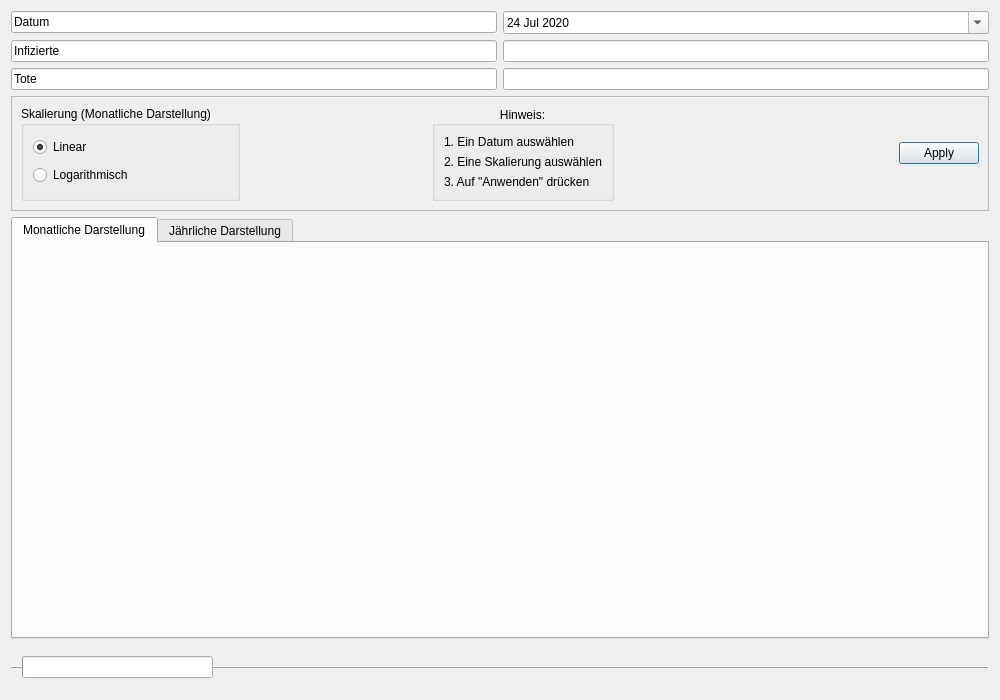
<?xml version="1.0" encoding="UTF-8"?>
<ui version="4.0">
 <class>Schweden</class>
 <widget class="QDialog" name="Schweden">
  <property name="geometry">
   <rect>
    <x>0</x>
    <y>0</y>
    <width>1000</width>
    <height>700</height>
   </rect>
  </property>
  <property name="windowTitle">
   <string>Schweden</string>
  </property>
  <layout class="QGridLayout" name="gridLayout_3">
   <item row="0" column="0">
    <layout class="QGridLayout" name="gridLayout">
     <item row="4" column="3">
      <widget class="QLineEdit" name="lineEdit_4">
       <property name="readOnly">
        <bool>true</bool>
       </property>
      </widget>
     </item>
     <item row="2" column="0">
      <widget class="QLineEdit" name="lineEdit_3">
       <property name="text">
        <string>Datum</string>
       </property>
       <property name="readOnly">
        <bool>true</bool>
       </property>
      </widget>
     </item>
     <item row="5" column="0">
      <widget class="QLineEdit" name="lineEdit_5">
       <property name="text">
        <string>Tote</string>
       </property>
       <property name="readOnly">
        <bool>true</bool>
       </property>
      </widget>
     </item>
     <item row="4" column="0">
      <widget class="QLineEdit" name="lineEdit">
       <property name="text">
        <string>Infizierte</string>
       </property>
       <property name="readOnly">
        <bool>true</bool>
       </property>
      </widget>
     </item>
     <item row="5" column="3">
      <widget class="QLineEdit" name="lineEdit_6">
       <property name="readOnly">
        <bool>true</bool>
       </property>
      </widget>
     </item>
     <item row="2" column="3">
      <widget class="QDateEdit" name="dateEdit">
       <property name="readOnly">
        <bool>false</bool>
       </property>
       <property name="buttonSymbols">
        <enum>QAbstractSpinBox::NoButtons</enum>
       </property>
       <property name="accelerated">
        <bool>false</bool>
       </property>
       <property name="minimumDateTime">
        <datetime>
         <hour>0</hour>
         <minute>0</minute>
         <second>0</second>
         <year>2020</year>
         <month>1</month>
         <day>1</day>
        </datetime>
       </property>
       <property name="currentSection">
        <enum>QDateTimeEdit::DaySection</enum>
       </property>
       <property name="calendarPopup">
        <bool>true</bool>
       </property>
       <property name="timeSpec">
        <enum>Qt::LocalTime</enum>
       </property>
       <property name="date">
        <date>
         <year>2020</year>
         <month>7</month>
         <day>24</day>
        </date>
       </property>
      </widget>
     </item>
    </layout>
   </item>
   <item row="5" column="0">
    <layout class="QVBoxLayout" name="verticalLayout">
     <item>
      <widget class="QTabWidget" name="tabWidget">
       <property name="currentIndex">
        <number>0</number>
       </property>
       <widget class="QWidget" name="tab">
        <attribute name="title">
         <string>Monatliche Darstellung</string>
        </attribute>
        <layout class="QGridLayout" name="gridLayout_2">
         <item row="0" column="0">
          <layout class="QVBoxLayout" name="verticalLayout_3"/>
         </item>
        </layout>
       </widget>
       <widget class="QWidget" name="Tab_2">
        <attribute name="title">
         <string>Jährliche Darstellung</string>
        </attribute>
        <layout class="QVBoxLayout" name="verticalLayout_5">
         <item>
          <layout class="QVBoxLayout" name="verticalLayout_4"/>
         </item>
        </layout>
       </widget>
      </widget>
     </item>
    </layout>
   </item>
   <item row="2" column="0">
    <widget class="QFrame" name="frame">
     <property name="frameShape">
      <enum>QFrame::StyledPanel</enum>
     </property>
     <property name="frameShadow">
      <enum>QFrame::Raised</enum>
     </property>
     <layout class="QGridLayout" name="gridLayout_4">
      <item row="0" column="0">
       <widget class="QGroupBox" name="groupBox">
        <property name="enabled">
         <bool>true</bool>
        </property>
        <property name="title">
         <string>Skalierung (Monatliche Darstellung)</string>
        </property>
        <property name="flat">
         <bool>false</bool>
        </property>
        <property name="checkable">
         <bool>false</bool>
        </property>
        <layout class="QVBoxLayout" name="verticalLayout_6">
         <item>
          <widget class="QRadioButton" name="skalaLiear">
           <property name="text">
            <string>Linear</string>
           </property>
           <property name="checked">
            <bool>true</bool>
           </property>
          </widget>
         </item>
         <item>
          <widget class="QRadioButton" name="skalaLogarithm">
           <property name="text">
            <string>Logarithmisch</string>
           </property>
          </widget>
         </item>
        </layout>
       </widget>
      </item>
      <item row="0" column="6">
       <widget class="QDialogButtonBox" name="buttonBox">
        <property name="standardButtons">
         <set>QDialogButtonBox::Apply</set>
        </property>
        <property name="centerButtons">
         <bool>false</bool>
        </property>
       </widget>
      </item>
      <item row="0" column="4">
       <widget class="QGroupBox" name="groupBox_2">
        <property name="title">
         <string>Hinweis:</string>
        </property>
        <property name="alignment">
         <set>Qt::AlignCenter</set>
        </property>
        <property name="flat">
         <bool>false</bool>
        </property>
        <layout class="QGridLayout" name="gridLayout_6">
         <item row="0" column="0">
          <widget class="QLabel" name="label">
           <property name="text">
            <string>1. Ein Datum auswählen</string>
           </property>
          </widget>
         </item>
         <item row="1" column="0">
          <widget class="QLabel" name="label_2">
           <property name="text">
            <string>2. Eine Skalierung auswählen</string>
           </property>
          </widget>
         </item>
         <item row="2" column="0">
          <widget class="QLabel" name="label_3">
           <property name="text">
            <string>3. Auf &quot;Anwenden&quot; drücken</string>
           </property>
          </widget>
         </item>
        </layout>
       </widget>
      </item>
      <item row="0" column="1">
       <spacer name="horizontalSpacer">
        <property name="orientation">
         <enum>Qt::Horizontal</enum>
        </property>
        <property name="sizeHint" stdset="0">
         <size>
          <width>40</width>
          <height>20</height>
         </size>
        </property>
       </spacer>
      </item>
      <item row="0" column="2">
       <widget class="Line" name="line">
        <property name="orientation">
         <enum>Qt::Horizontal</enum>
        </property>
       </widget>
      </item>
      <item row="0" column="5">
       <spacer name="horizontalSpacer_2">
        <property name="orientation">
         <enum>Qt::Horizontal</enum>
        </property>
        <property name="sizeHint" stdset="0">
         <size>
          <width>40</width>
          <height>20</height>
         </size>
        </property>
       </spacer>
      </item>
     </layout>
    </widget>
   </item>
   <item row="6" column="0">
    <widget class="QFrame" name="frame_2">
     <property name="frameShape">
      <enum>QFrame::HLine</enum>
     </property>
     <property name="frameShadow">
      <enum>QFrame::Raised</enum>
     </property>
     <layout class="QGridLayout" name="gridLayout_5">
      <item row="0" column="3">
       <spacer name="horizontalSpacer_4">
        <property name="orientation">
         <enum>Qt::Horizontal</enum>
        </property>
        <property name="sizeHint" stdset="0">
         <size>
          <width>40</width>
          <height>20</height>
         </size>
        </property>
       </spacer>
      </item>
      <item row="0" column="0">
       <widget class="QProgressBar" name="progressBar">
        <property name="value">
         <number>0</number>
        </property>
        <property name="textVisible">
         <bool>false</bool>
        </property>
        <property name="orientation">
         <enum>Qt::Horizontal</enum>
        </property>
       </widget>
      </item>
      <item row="0" column="4">
       <spacer name="horizontalSpacer_3">
        <property name="orientation">
         <enum>Qt::Horizontal</enum>
        </property>
        <property name="sizeHint" stdset="0">
         <size>
          <width>40</width>
          <height>20</height>
         </size>
        </property>
       </spacer>
      </item>
      <item row="0" column="2">
       <spacer name="horizontalSpacer_5">
        <property name="orientation">
         <enum>Qt::Horizontal</enum>
        </property>
        <property name="sizeHint" stdset="0">
         <size>
          <width>40</width>
          <height>20</height>
         </size>
        </property>
       </spacer>
      </item>
      <item row="0" column="1">
       <spacer name="horizontalSpacer_6">
        <property name="orientation">
         <enum>Qt::Horizontal</enum>
        </property>
        <property name="sizeHint" stdset="0">
         <size>
          <width>40</width>
          <height>20</height>
         </size>
        </property>
       </spacer>
      </item>
     </layout>
    </widget>
   </item>
  </layout>
 </widget>
 <resources/>
 <connections/>
</ui>
